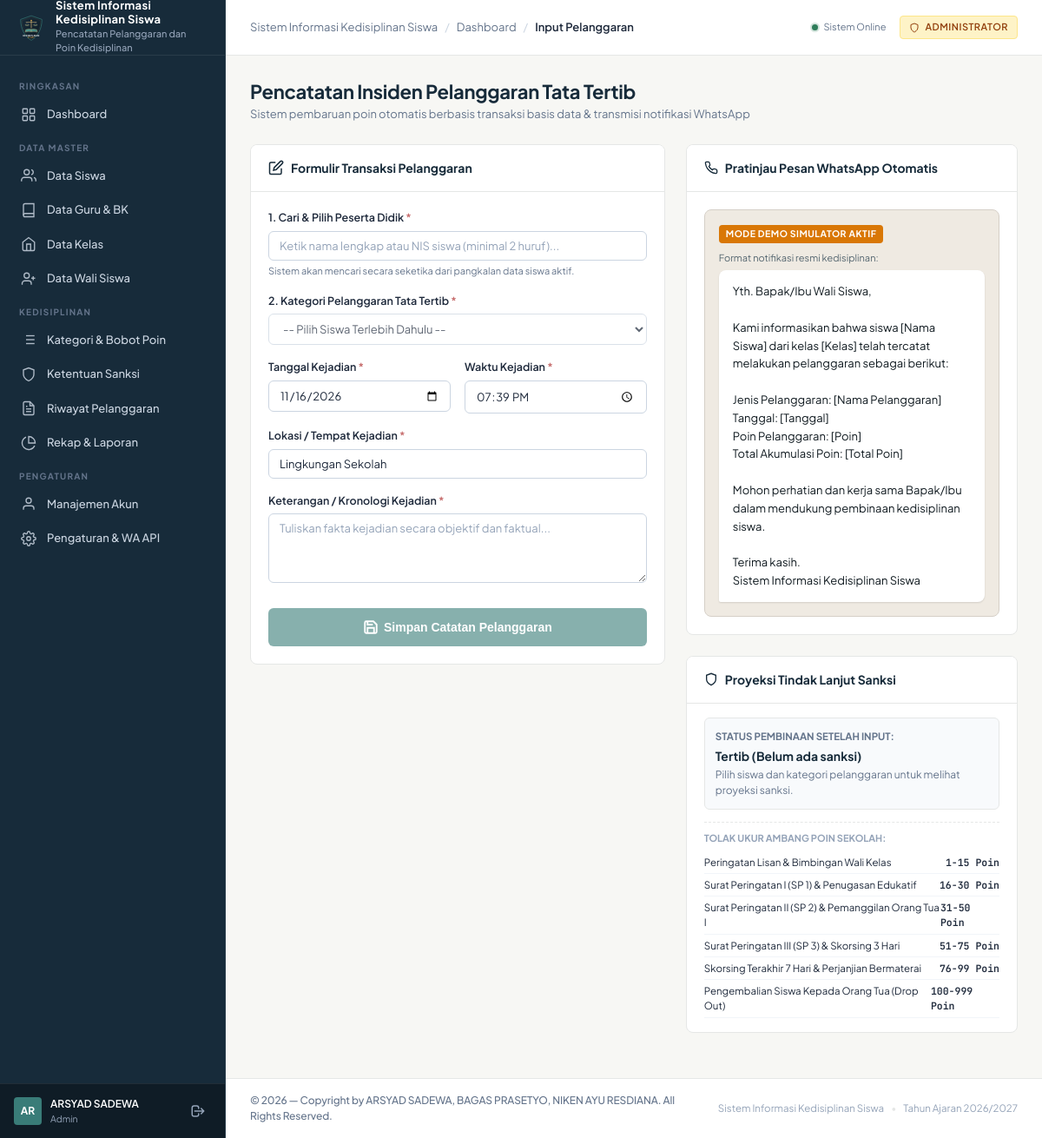
The page /teacher/add_violation.php (signed in) on the database its author committed.
### tables this page shows
CREATE TABLE `users` (
    `id` INT AUTO_INCREMENT PRIMARY KEY,
    `username` VARCHAR(50) NOT NULL UNIQUE,
    `password` VARCHAR(255) NOT NULL,
    `full_name` VARCHAR(100) NOT NULL,
    `role` ENUM('admin', 'teacher', 'parent') NOT NULL,
    `status` ENUM('active', 'inactive') NOT NULL DEFAULT 'active',
    `last_login` DATETIME NULL,
    `created_at` TIMESTAMP DEFAULT CURRENT_TIMESTAMP,
    `updated_at` TIMESTAMP DEFAULT CURRENT_TIMESTAMP ON UPDATE CURRENT_TIMESTAMP
);

CREATE TABLE `sanctions` (
    `id` INT AUTO_INCREMENT PRIMARY KEY,
    `nama_sanksi` VARCHAR(150) NOT NULL,
    `poin_min` INT NOT NULL,
    `poin_max` INT NOT NULL,
    `tindakan` TEXT NOT NULL,
    `tingkat_urgensi` ENUM('Rendah', 'Sedang', 'Tinggi', 'Kritis') NOT NULL DEFAULT 'Sedang',
    `created_at` TIMESTAMP DEFAULT CURRENT_TIMESTAMP
);

### includes/functions.php (called while the page is built, shortened)
<?php
function e($value) {
    return htmlspecialchars((string)($value ?? ''), ENT_QUOTES, 'UTF-8');
}

### includes/auth.php (called while the page is built, shortened)
<?php
function current_user() {
    static $user = null;
    if ($user !== null) return $user;
    try {
        $pdo = get_db_connection();
        $stmt = $pdo->prepare("
            SELECT id, username, full_name, role, status
            FROM users
            WHERE id = ? AND status = 'active'
        ");
        $stmt->execute([$_SESSION['user_id']]);
        $user = $stmt->fetch();
    } catch (Throwable $e) {
        return null;
    }
    return $user;
}
function require_role($allowed_roles) {
    $user = current_user();
}

### teacher/add_violation.php (the view, shortened to what this page needs)
<?php
require_role(['teacher', 'admin']);
$user = current_user();
$pdo = get_db_connection();
$sanctions = $pdo->query("SELECT * FROM sanctions ORDER BY poin_min ASC")->fetchAll();
require_once __DIR__ . '/../includes/header.php';
?>
<div class="page-header">
  <div>
    <h1 class="page-title">Pencatatan Insiden Pelanggaran Tata Tertib</h1>
    <p class="page-subtitle">Sistem pembaruan poin otomatis berbasis transaksi basis data & transmisi notifikasi WhatsApp</p>
  </div>
</div>
<div style="display: grid; grid-template-columns: 1.25fr 1fr; gap: 24px; align-items: flex-start;">
  <div>
    <div class="surface-card">
      <div class="card-header-styled">
        <h2 class="card-title-styled">
          <svg width="18" height="18" viewBox="0 0 24 24" fill="none" stroke="currentColor" stroke-width="2"><path d="M11 4H4a2 2 0 0 0-2 2v14a2 2 0 0 0 2 2h14a2 2 0 0 0 2-2v-7"/><path d="M18.5 2.5a2.121 2.121 0 0 1 3 3L12 15l-4 1 1-4 9.5-9.5z"/></svg>
          Formulir Transaksi Pelanggaran
        </h2>
      </div>
      <div class="card-body-styled">
        <form id="violation-form" autocomplete="off">
          <div class="form-group">
            <label class="form-label">
              1. Cari & Pilih Peserta Didik <span class="required">*</span>
            </label>
            <div class="autocomplete-wrapper">
              <input type="text" id="student-search-input" class="form-control" placeholder="Ketik nama lengkap atau NIS siswa (minimal 2 huruf)...">
            </div>
            <small style="font-size: 11px; color: var(--color-text-muted);">Sistem akan mencari secara seketika dari pangkalan data siswa aktif.</small>
          </div>
          <div class="form-group">
            <label class="form-label">
              2. Kategori Pelanggaran Tata Tertib <span class="required">*</span>
            </label>
            <select name="category_id" id="category_select" class="form-control" required disabled>
              <option value="">-- Pilih Siswa Terlebih Dahulu --</option>
            </select>
          </div>
          <div class="form-row">
            <div class="form-group">
              <label class="form-label">Tanggal Kejadian <span class="required">*</span></label>
              <input type="date" name="tanggal_kejadian" id="inp_date" class="form-control" required value="<?= date('Y-m-d') ?>">
            </div>
            <div class="form-group">
              <label class="form-label">Waktu Kejadian <span class="required">*</span></label>
              <input type="time" name="waktu_kejadian" id="inp_time" class="form-control" required value="<?= date('H:i') ?>">
            </div>
          </div>
          <div class="form-group">
            <label class="form-label">Lokasi / Tempat Kejadian <span class="required">*</span></label>
            <input type="text" name="tempat_kejadian" id="inp_location" class="form-control" required value="Lingkungan Sekolah" placeholder="Contoh: Gerbang Utama / Ruang Kelas X MIPA 1 / Kantin">
          </div>
          <div class="form-group">
            <label class="form-label">Keterangan / Kronologi Kejadian <span class="required">*</span></label>
            <textarea name="keterangan" id="inp_description" class="form-control" rows="3" required placeholder="Tuliskan fakta kejadian secara objektif dan faktual..."></textarea>
          </div>
          <div style="margin-top: 24px;">
            <button type="submit" id="btn-submit-violation" class="btn btn-accent" style="width: 100%; padding: 12px; font-size: 14px; font-weight: 700;" disabled>
              <svg width="18" height="18" viewBox="0 0 24 24" fill="none" stroke="currentColor" stroke-width="2.5"><path d="M19 21H5a2 2 0 0 1-2-2V5a2 2 0 0 1 2-2h11l5 5v11a2 2 0 0 1-2 2z"/><polyline points="17 21 17 13 7 13 7 21"/><polyline points="7 3 7 8 15 8"/></svg>
              <span>Simpan Catatan Pelanggaran</span>
            </button>
          </div>
        </form>
      </div>
    </div>
  </div>
  <div>
    <div class="surface-card">
      <div class="card-header-styled">
        <h2 class="card-title-styled">
          Pratinjau Pesan WhatsApp Otomatis
        </h2>
      </div>
      <div class="card-body-styled">
        <div class="wa-message-card">
          <div class="wa-badge-demo">
            MODE DEMO SIMULATOR AKTIF
          </div>
          <div style="font-size: 11px; color: #54656F; margin-bottom: 6px;">
            Format notifikasi resmi kedisiplinan:
          </div>
          <div class="wa-bubble" id="wa-preview-text">Yth. Bapak/Ibu Wali Siswa,
Kami informasikan bahwa siswa [Nama Siswa] dari kelas [Kelas] telah tercatat melakukan pelanggaran sebagai berikut:
Jenis Pelanggaran: [Nama Pelanggaran]
Tanggal: [Tanggal]
Poin Pelanggaran: [Poin]
Total Akumulasi Poin: [Total Poin]
Mohon perhatian dan kerja sama Bapak/Ibu dalam mendukung pembinaan kedisiplinan siswa.
Terima kasih.
<?= e(APP_NAME) ?></div>
        </div>
      </div>
    </div>
    <div class="surface-card">
      <div class="card-header-styled">
        <h2 class="card-title-styled">
          <svg width="16" height="16" viewBox="0 0 24 24" fill="none" stroke="currentColor" stroke-width="2"><path d="M12 22s8-4 8-10V5l-8-3-8 3v7c0 6 8 10 8 10z"/></svg>
          Proyeksi Tindak Lanjut Sanksi
        </h2>
      </div>
      <div class="card-body-styled" style="padding: 16px 20px;">
        <div id="projected-sanction-box" style="padding: 12px; background: #F8FAFC; border: 1px solid var(--color-border); border-radius: var(--radius-md);">
          <div style="font-size: 11.5px; text-transform: uppercase; color: var(--color-text-muted); font-weight: 700;">Status Pembinaan Setelah Input:</div>
          <div style="font-size: 14px; font-weight: 700; color: var(--color-primary); margin-top: 4px;" id="disp_sanction_title">
            Tertib (Belum ada sanksi)
          </div>
          <div style="font-size: 12px; color: var(--color-text-muted); margin-top: 2px;" id="disp_sanction_action">
            Pilih siswa dan kategori pelanggaran untuk melihat proyeksi sanksi.
          </div>
        </div>
        <div style="margin-top: 14px; border-top: 1px dashed var(--color-border); padding-top: 10px;">
          <div style="font-size: 11px; font-weight: 700; color: var(--color-text-subtle); text-transform: uppercase; margin-bottom: 6px;">Tolak Ukur Ambang Poin Sekolah:</div>
          <?php foreach ($sanctions as $sc): ?>
            <div style="display: flex; justify-content: space-between; font-size: 11.5px; padding: 4px 0; border-bottom: 1px solid #F1F5F9;">
              <span><?= e($sc['nama_sanksi']) ?></span>
              <span style="font-family: var(--font-mono); font-weight: 600;"><?= $sc['poin_min'] ?>-<?= $sc['poin_max'] ?> Poin</span>
            </div>
          <?php endforeach; ?>
        </div>
      </div>
    </div>
  </div>
</div>
<?php require_once __DIR__ . '/../includes/footer.php'; ?>

### includes/sidebar.php (shortened to what this page needs)
<?php
$user = current_user();
$current_page = basename($_SERVER['PHP_SELF']);
?>
<aside class="app-sidebar" id="app-sidebar">
  <div class="sidebar-header">
    <div class="sidebar-logo">
      <img src="<?= BASE_URL ?>/assets/images/logo.svg" alt="Logo Sistem Informasi Kedisiplinan" style="width: 32px; height: 32px;">
    </div>
    <div class="sidebar-brand-text">
      <span class="sidebar-brand-title"><?= e(APP_NAME) ?></span>
      <span class="sidebar-brand-sub"><?= e(APP_SUBTITLE) ?></span>
    </div>
  </div>
  <div class="sidebar-content">
    <?php if ($user['role'] === 'admin'): ?>
      <div class="nav-section-title">Ringkasan</div>
      <ul class="sidebar-nav">
        <li class="sidebar-nav-item">
          <a href="<?= BASE_URL ?>/admin/dashboard.php" class="sidebar-nav-link <?= $current_page === 'dashboard.php' ? 'active' : '' ?>">
            <svg class="sidebar-icon" viewBox="0 0 24 24" fill="none" stroke="currentColor"><rect x="3" y="3" width="7" height="7" rx="1"/><rect x="14" y="3" width="7" height="7" rx="1"/><rect x="14" y="14" width="7" height="7" rx="1"/><rect x="3" y="14" width="7" height="7" rx="1"/></svg>
            <span>Dashboard</span>
          </a>
        </li>
      </ul>
      <div class="nav-section-title">Data Master</div>
      <ul class="sidebar-nav">
        <li class="sidebar-nav-item">
          <a href="<?= BASE_URL ?>/admin/students.php" class="sidebar-nav-link <?= $current_page === 'students.php' ? 'active' : '' ?>">
            <svg class="sidebar-icon" viewBox="0 0 24 24" fill="none" stroke="currentColor"><path d="M17 21v-2a4 4 0 0 0-4-4H5a4 4 0 0 0-4 4v2"/><circle cx="9" cy="7" r="4"/><path d="M23 21v-2a4 4 0 0 0-3-3.87"/><path d="M16 3.13a4 4 0 0 1 0 7.75"/></svg>
            <span>Data Siswa</span>
          </a>
        </li>
        <li class="sidebar-nav-item">
          <a href="<?= BASE_URL ?>/admin/teachers.php" class="sidebar-nav-link <?= $current_page === 'teachers.php' ? 'active' : '' ?>">
            <svg class="sidebar-icon" viewBox="0 0 24 24" fill="none" stroke="currentColor"><path d="M4 19.5A2.5 2.5 0 0 1 6.5 17H20"/><path d="M6.5 2H20v20H6.5A2.5 2.5 0 0 1 4 19.5v-15A2.5 2.5 0 0 1 6.5 2z"/></svg>
            <span>Data Guru & BK</span>
          </a>
        </li>
        <li class="sidebar-nav-item">
          <a href="<?= BASE_URL ?>/admin/classes.php" class="sidebar-nav-link <?= $current_page === 'classes.php' ? 'active' : '' ?>">
            <svg class="sidebar-icon" viewBox="0 0 24 24" fill="none" stroke="currentColor"><path d="M3 9l9-7 9 7v11a2 2 0 0 1-2 2H5a2 2 0 0 1-2-2z"/><polyline points="9 22 9 12 15 12 15 22"/></svg>
            <span>Data Kelas</span>
          </a>
        </li>
        <li class="sidebar-nav-item">
          <a href="<?= BASE_URL ?>/admin/parents.php" class="sidebar-nav-link <?= $current_page === 'parents.php' ? 'active' : '' ?>">
            <svg class="sidebar-icon" viewBox="0 0 24 24" fill="none" stroke="currentColor"><path d="M16 21v-2a4 4 0 0 0-4-4H6a4 4 0 0 0-4 4v2"/><circle cx="9" cy="7" r="4"/><line x1="19" y1="8" x2="19" y2="14"/><line x1="22" y1="11" x2="16" y2="11"/></svg>
            <span>Data Wali Siswa</span>
          </a>
        </li>
      </ul>
      <div class="nav-section-title">Kedisiplinan</div>
      <ul class="sidebar-nav">
        <li class="sidebar-nav-item">
          <a href="<?= BASE_URL ?>/admin/categories.php" class="sidebar-nav-link <?= $current_page === 'categories.php' ? 'active' : '' ?>">
            <svg class="sidebar-icon" viewBox="0 0 24 24" fill="none" stroke="currentColor"><line x1="8" y1="6" x2="21" y2="6"/><line x1="8" y1="12" x2="21" y2="12"/><line x1="8" y1="18" x2="21" y2="18"/><line x1="3" y1="6" x2="3.01" y2="6"/><line x1="3" y1="12" x2="3.01" y2="12"/><line x1="3" y1="18" x2="3.01" y2="18"/></svg>
            <span>Kategori & Bobot Poin</span>
          </a>
        </li>
        <li class="sidebar-nav-item">
          <a href="<?= BASE_URL ?>/admin/sanctions.php" class="sidebar-nav-link <?= $current_page === 'sanctions.php' ? 'active' : '' ?>">
            <svg class="sidebar-icon" viewBox="0 0 24 24" fill="none" stroke="currentColor"><path d="M12 22s8-4 8-10V5l-8-3-8 3v7c0 6 8 10 8 10z"/></svg>
            <span>Ketentuan Sanksi</span>
          </a>
        </li>
        <li class="sidebar-nav-item">
          <a href="<?= BASE_URL ?>/admin/violations.php" class="sidebar-nav-link <?= $current_page === 'violations.php' ? 'active' : '' ?>">
            <svg class="sidebar-icon" viewBox="0 0 24 24" fill="none" stroke="currentColor"><path d="M14 2H6a2 2 0 0 0-2 2v16a2 2 0 0 0 2 2h12a2 2 0 0 0 2-2V8z"/><polyline points="14 2 14 8 20 8"/><line x1="16" y1="13" x2="8" y2="13"/><line x1="16" y1="17" x2="8" y2="17"/><polyline points="10 9 9 9 8 9"/></svg>
            <span>Riwayat Pelanggaran</span>
          </a>
        </li>
        <li class="sidebar-nav-item">
          <a href="<?= BASE_URL ?>/admin/reports.php" class="sidebar-nav-link <?= $current_page === 'reports.php' ? 'active' : '' ?>">
            <svg class="sidebar-icon" viewBox="0 0 24 24" fill="none" stroke="currentColor"><path d="M21.21 15.89A10 10 0 1 1 8 2.83"/><path d="M22 12A10 10 0 0 0 12 2v10z"/></svg>
            <span>Rekap & Laporan</span>
          </a>
        </li>
      </ul>
      <div class="nav-section-title">Pengaturan</div>
      <ul class="sidebar-nav">
        <li class="sidebar-nav-item">
          <a href="<?= BASE_URL ?>/admin/users.php" class="sidebar-nav-link <?= $current_page === 'users.php' ? 'active' : '' ?>">
            <svg class="sidebar-icon" viewBox="0 0 24 24" fill="none" stroke="currentColor"><path d="M20 21v-2a4 4 0 0 0-4-4H8a4 4 0 0 0-4 4v2"/><circle cx="12" cy="7" r="4"/></svg>
            <span>Manajemen Akun</span>
          </a>
        </li>
        <li class="sidebar-nav-item">
          <a href="<?= BASE_URL ?>/admin/settings.php" class="sidebar-nav-link <?= $current_page === 'settings.php' ? 'active' : '' ?>">
            <span>Pengaturan & WA API</span>
          </a>
        </li>
      </ul>
    <?php endif; ?>
  </div>
  <div class="sidebar-footer">
    <div class="user-mini-profile">
      <div class="user-avatar-initials">
        <?= strtoupper(substr($user['full_name'], 0, 2)) ?>
      </div>
      <div class="user-info">
        <span class="user-name" title="<?= e($user['full_name']) ?>"><?= e($user['full_name']) ?></span>
        <span class="user-role"><?= e($user['role']) ?></span>
      </div>
    </div>
    <a href="<?= BASE_URL ?>/logout.php" class="btn-logout" title="Keluar dari Sistem">
      <svg width="18" height="18" viewBox="0 0 24 24" fill="none" stroke="currentColor" stroke-width="2">
        <path stroke-linecap="round" stroke-linejoin="round" d="M17 16l4-4m0 0l-4-4m4 4H7m6 4v1a3 3 0 01-3 3H6a3 3 0 01-3-3V7a3 3 0 013-3h4a3 3 0 013 3v1"/>
      </svg>
    </a>
  </div>
</aside>

### assets/css/components.css (style rules this page uses)
.autocomplete-wrapper { position: relative; width: 100%; }
.wa-message-card { background-color: #EFEAE2; border: 1px solid #D5CFC7; border-radius: var(--radius-lg); padding: 16px; font-family: inherit; font-size: 13px; line-height: 1.6; position: relative; }
.wa-bubble { background-color: #FFFFFF; border-radius: 8px 8px 8px 2px; padding: 14px 16px; box-shadow: 0 1px 2px rgba(0,0,0,0.12); white-space: pre-wrap; color: #111B21; }
.wa-badge-demo { display: inline-block; background-color: #D97706; color: #FFFFFF; font-size: 10.5px; font-weight: 700; padding: 2px 8px; border-radius: 4px; letter-spacing: 0.5px; margin-bottom: 8px; }

### rows shown on the page
users: full_name "AR", full_name "ARSYAD SADEWA", role "Admin"
sanctions: nama_sanksi "Peringatan Lisan & Bimbingan Wali Kelas", poin_min "1", poin_max "15"
sanctions: nama_sanksi "Surat Peringatan I (SP 1) & Penugasan Edukatif", poin_min "16", poin_max "30"
sanctions: nama_sanksi "Surat Peringatan II (SP 2) & Pemanggilan Orang Tua I", poin_min "31", poin_max "50"
sanctions: nama_sanksi "Surat Peringatan III (SP 3) & Skorsing 3 Hari", poin_min "51", poin_max "75"
sanctions: nama_sanksi "Skorsing Terakhir 7 Hari & Perjanjian Bermaterai", poin_min "76", poin_max "99"
sanctions: nama_sanksi "Pengembalian Siswa Kepada Orang Tua (Drop Out)", poin_min "100", poin_max "999"

### other values the page prints
APP_NAME "Sistem Informasi Kedisiplinan Siswa"
APP_SUBTITLE "Pencatatan Pelanggaran dan Poin Kedisiplinan"
$b['title'] "Dashboard"
$b['title'] "Input Pelanggaran"
get_setting('academic_year', '2026/2027') "2026/2027"
